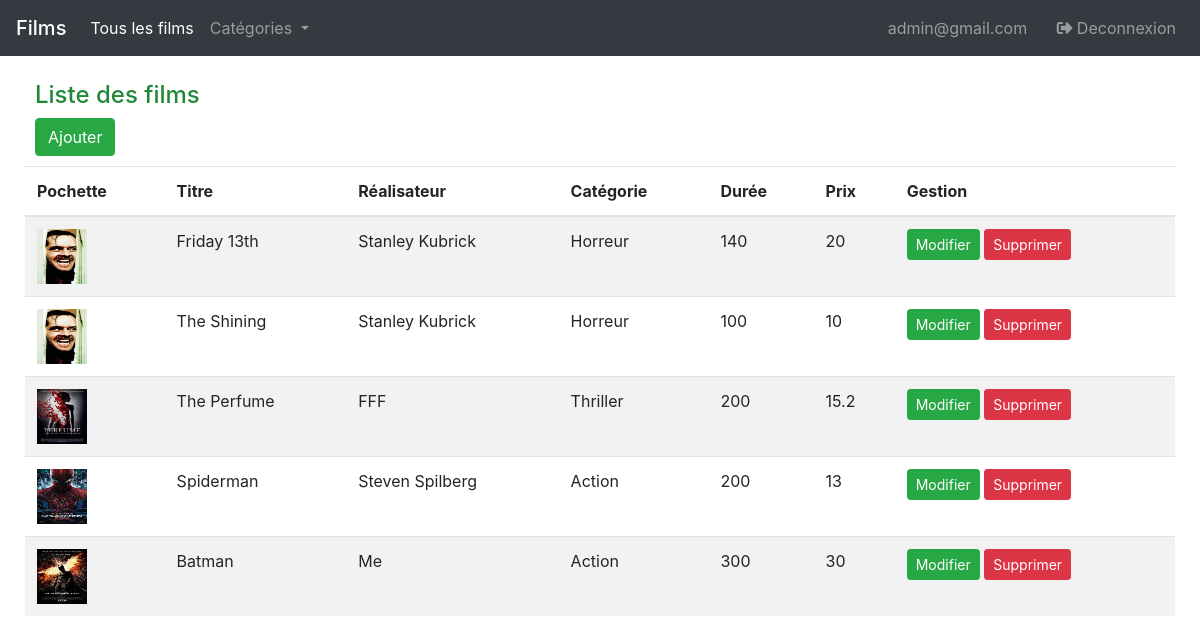
/index.php (signed in), run on the app's committed database.
### tables this page shows
CREATE TABLE `films` (
  `id` int(11) NOT NULL AUTO_INCREMENT,
  `title` varchar(25) DEFAULT NULL,
  `director` varchar(25) DEFAULT NULL,
  `category` varchar(25) DEFAULT NULL,
  `duration` int(11) DEFAULT NULL,
  `price` double DEFAULT NULL,
  `image` varchar(255) DEFAULT NULL,
  `preview` varchar(255) DEFAULT NULL,
  PRIMARY KEY (`id`)
);

### includes/functions.php (called while the page is built, shortened)
<?php
function getFilms($selectedCategory = "") {
	global $connection;
	$filmQuery = "SELECT * FROM films";
  $filmQuery .= " ORDER BY id DESC";
  $result = mysqli_query($connection, $filmQuery);
  $films = array();
  $i = 0;
  while ($row = mysqli_fetch_assoc($result)) {
    $id = $row['id'];
    $title = $row['title'];
    $director = $row['director'];
    $category = $row['category'];
    $duration = $row['duration'];
    $price = $row['price'];
    $image = "images/".$row['image'];
    $preview = $row['preview'];
    $film = new Film($id, $title, $director, $category, $duration, $price, $image);
    $film->setPreview($preview);
    $films[$i++] = $film;
  }
  return $films;
}
?>

### includes/classFilm.inc.php (called while the page is built, shortened)
<?php
class Film {
	private $id;
	private $title;
	private $director;
	private $category;
	private $duration;
	private $price;
	private $image;
	function getId() {
		return $this->id;
	}
	function setId($id) {
		$this->id = $id;
	}
	function getTitle() {
		return $this->title;
	}
	function setTitle($title) {
		$this->title = $title;
	}
	function getDirector() {
		return $this->director;
	}
	function setDirector($director) {
		$this->director = $director;
	}
	function getCategory() {
		return $this->category;
	}
	function setCategory($category) {
		$this->category = $category;
	}
	function getPrice() {
		return $this->price;
	}
	function setPrice($price) {
		$this->price = $price;
	}
	function getDuration() {
		return $this->duration;
	}
	function setDuration($duration) {
		$this->duration = $duration;
	}
	function getImage() {
		return $this->image;
	}
	function setImage($image) {
		$this->image = $image;
	}
}
?>

### viewsfilms/admin.php (the view, shortened to what this page needs)
<div style="margin: 25px">
  <div style="margin: 10px; position: relative;">
    <div>
      <h4 style="color: #218838">Liste des films</h4>
    </div>
    <div>
      <a class="btn btn-success" href="viewsfilms/film.php">Ajouter</a>
    </div>
  </div>
  <table class="table table-striped" style="">
    <thead>
      <tr>
        <th scope="col">Pochette</th>
        <th scope="col">Titre</th>
        <th scope="col">Réalisateur</th>
        <th scope="col">Catégorie</th>
        <th scope="col">Durée</th>
        <th scope="col">Prix</th>
        <th scope="col">Gestion</th>
      </tr>
    </thead>
    <tbody>
      <?php foreach ($films as $film) : ?>
        <tr>
          <td scope="row"><img src="<?php echo $film->getImage(); ?>" style="width:50px; height: 55px;" /></td>
          <td><?php echo $film->getTitle(); ?></td>
          <td><?php echo $film->getDirector(); ?></td>
          <td><?php echo $film->getCategory(); ?></td>
          <td><?php echo $film->getDuration(); ?></td>
          <td><?php echo $film->getPrice(); ?></td>
          <td>
            <a class="btn btn-success btn-sm" href="viewsfilms/updateForm.php?id=<?php echo $film->getId(); ?>">Modifier</a>
            <a class="btn btn-danger btn-sm" href="viewsfilms/deleteFilm.php?id=<?php echo $film->getId(); ?>">Supprimer</a>
          </td>
        </tr>
      <?php endforeach ?>
    </tbody>
  </table>

### data on the page
films: image (picture), title "Friday 13th", director "Stanley Kubrick", category "Horreur", duration "140", price "20"
films: image (picture), title "The Shining", director "Stanley Kubrick", category "Horreur", duration "100", price "10"
films: image (picture), title "The Perfume", director "FFF", category "Thriller", duration "200", price "15.2"
films: image (picture), title "Spiderman", director "Steven Spilberg", category "Action", duration "200", price "13"
films: image (picture), title "Batman", director "Me", category "Action", duration "300", price "30"

### other printed values
$_SESSION['email'] "admin@gmail.com"
